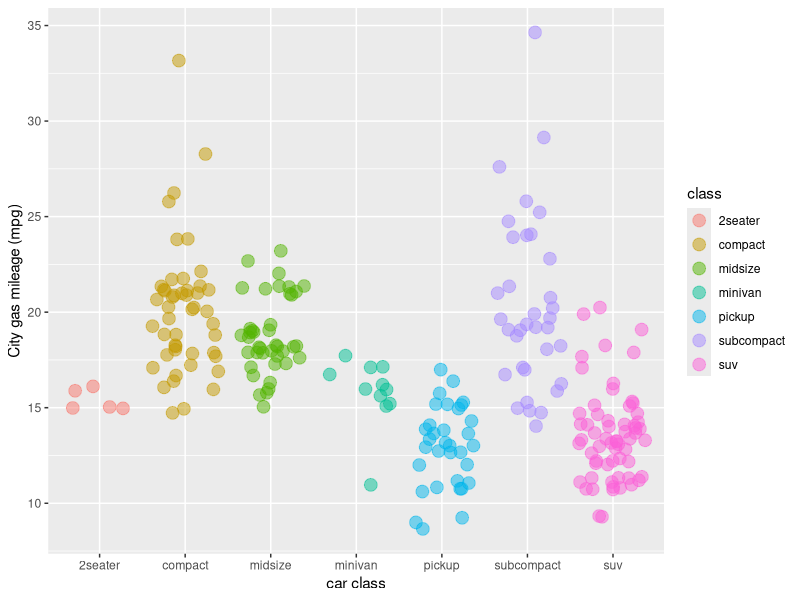

Source code (R):
## ---- chunk 1
knitr::opts_chunk$set(echo = TRUE)
library(tidyverse)
## ---- chunk 2
ggplot(data = mpg, aes(x = class, y = cty)) +
	geom_jitter(aes(color = class), alpha = 0.5, size = 4) +
	labs(x = "car class", y = "City gas mileage (mpg)")

